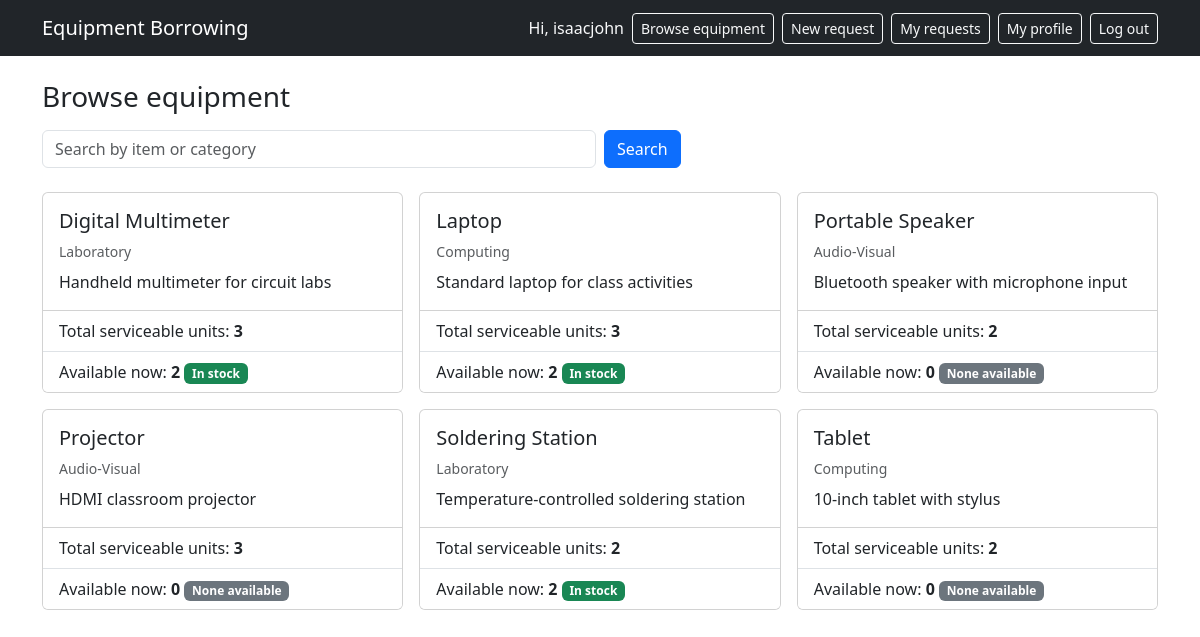
/portal/equipment/ (signed in), run on the app's committed database.
### inventory/models.py (models this page shows, shortened)
class CatalogItem(models.Model):
    category = models.ForeignKey(
        Category, on_delete=models.PROTECT, related_name="items"
    )
    name = models.CharField(max_length=150)
    description = models.TextField(blank=True)
    is_active = models.BooleanField(default=True)  # archive flag
    class Meta:
        ordering = ["name"]
        constraints = [
            models.UniqueConstraint(
                fields=["category", "name"], name="unique_item_per_category"
            )
        ]

class Category(models.Model):
    name = models.CharField(max_length=100, unique=True)
    is_active = models.BooleanField(default=True)  # archive flag
    class Meta:
        verbose_name_plural = "categories"
        ordering = ["name"]

### borrowing/views.py (the view)
# urls.py: path("equipment/", views.browse, name="browse"),
@login_required
def browse(request):
    q = request.GET.get("q", "").strip()
    not_serviceable = [
        EquipmentUnit.Status.MAINTENANCE,
        EquipmentUnit.Status.RETIRED,
    ]
    items = (
        CatalogItem.objects.filter(is_active=True, category__is_active=True)
        .select_related("category")
        .annotate(
            serviceable=Count("units", filter=~Q(units__status__in=not_serviceable)),
            available=Count(
                "units", filter=Q(units__status=EquipmentUnit.Status.AVAILABLE)
            ),
        )
    )
    if q:
        items = items.filter(Q(name__icontains=q) | Q(category__name__icontains=q))
    paginator = Paginator(items.order_by("name"), 6)
    page_obj = paginator.get_page(request.GET.get("page"))
    return render(request, "portal/browse.html", {"page_obj": page_obj, "q": q})

### templates/portal/browse.html (shortened to what this page needs)
{% extends "base.html" %}
{% block content %}
<h1 class="h3 mb-3">Browse equipment</h1>
<form method="get" class="row g-2 mb-4">
  <div class="col-sm-8 col-md-6">
    <input type="text" name="q" value="{{ q }}" class="form-control"
           placeholder="Search by item or category" aria-label="Search equipment">
  </div>
  <div class="col-auto">
    <button class="btn btn-primary" type="submit">Search</button>
  </div>
</form>
{% if page_obj.object_list %}
<div class="row row-cols-1 row-cols-md-3 g-3">
  {% for item in page_obj %}
  <div class="col">
    <div class="card h-100">
      <div class="card-body">
        <h2 class="h5 card-title">{{ item.name }}</h2>
        <p class="text-muted small mb-2">{{ item.category.name }}</p>
        <p class="card-text">{{ item.description|default:"No description." }}</p>
      </div>
      <ul class="list-group list-group-flush">
        <li class="list-group-item">
          Total serviceable units: <strong>{{ item.serviceable }}</strong>
        </li>
        <li class="list-group-item">
          Available now: <strong>{{ item.available }}</strong>
          {% if item.available == 0 %}
            <span class="badge text-bg-secondary">None available</span>
          {% else %}
            <span class="badge text-bg-success">In stock</span>
          {% endif %}
        </li>
      </ul>
    </div>
  </div>
  {% endfor %}
</div>
{% else %}
<div class="alert alert-secondary">No equipment found{% if q %} for "{{ q }}"{% endif %}.</div>
{% endif %}
{% endblock %}

### templates/base.html (shortened to what this page needs)
<!DOCTYPE html>
<html lang="en">
<head>
  <link href="https://cdn.jsdelivr.net/npm/bootstrap@5.3.3/dist/css/bootstrap.min.css" rel="stylesheet">
</head>
<body>
<nav class="navbar bg-dark navbar-dark">
  <div class="container">
    <a class="navbar-brand" href="{% url 'portal:home' %}">Equipment Borrowing</a>
    <div class="d-flex align-items-center gap-2">
      {% if user.is_authenticated %}
        <span class="navbar-text text-light">Hi, {{ user.username }}</span>
        <a class="btn btn-outline-light btn-sm" href="{% url 'portal:browse' %}">Browse equipment</a>
        <a class="btn btn-outline-light btn-sm" href="{% url 'portal:request_create' %}">New request</a>
        <a class="btn btn-outline-light btn-sm" href="{% url 'portal:request_list' %}">My requests</a>
        <a class="btn btn-outline-light btn-sm" href="{% url 'accounts:profile' %}">My profile</a>
        <form method="post" action="{% url 'accounts:logout' %}" class="m-0">
          <button class="btn btn-outline-light btn-sm" type="submit">Log out</button>
        </form>
      {% else %}
        <a class="btn btn-outline-light btn-sm" href="{% url 'accounts:login' %}">Log in</a>
        <a class="btn btn-light btn-sm" href="{% url 'accounts:register' %}">Register</a>
      {% endif %}
    </div>
  </div>
</nav>
<main class="container py-4">
  {% block content %}{% endblock %}
</main>
</body>
</html>

### data on the page
CatalogItem: name "Digital Multimeter", category.name "Laboratory", description "Handheld multimeter for circuit labs", serviceable "3", available "2", shows "In stock"
CatalogItem: name "Laptop", category.name "Computing", description "Standard laptop for class activities", serviceable "3", available "2", shows "In stock"
CatalogItem: name "Portable Speaker", category.name "Audio-Visual", description "Bluetooth speaker with microphone input", serviceable "2", available "0", shows "None available"
CatalogItem: name "Projector", category.name "Audio-Visual", description "HDMI classroom projector", serviceable "3", available "0", shows "None available"
CatalogItem: name "Soldering Station", category.name "Laboratory", description "Temperature-controlled soldering station", serviceable "2", available "2", shows "In stock"
CatalogItem: name "Tablet", category.name "Computing", description "10-inch tablet with stylus", serviceable "2", available "0", shows "None available"

### other printed values
{{ user.username }} "isaacjohn"
